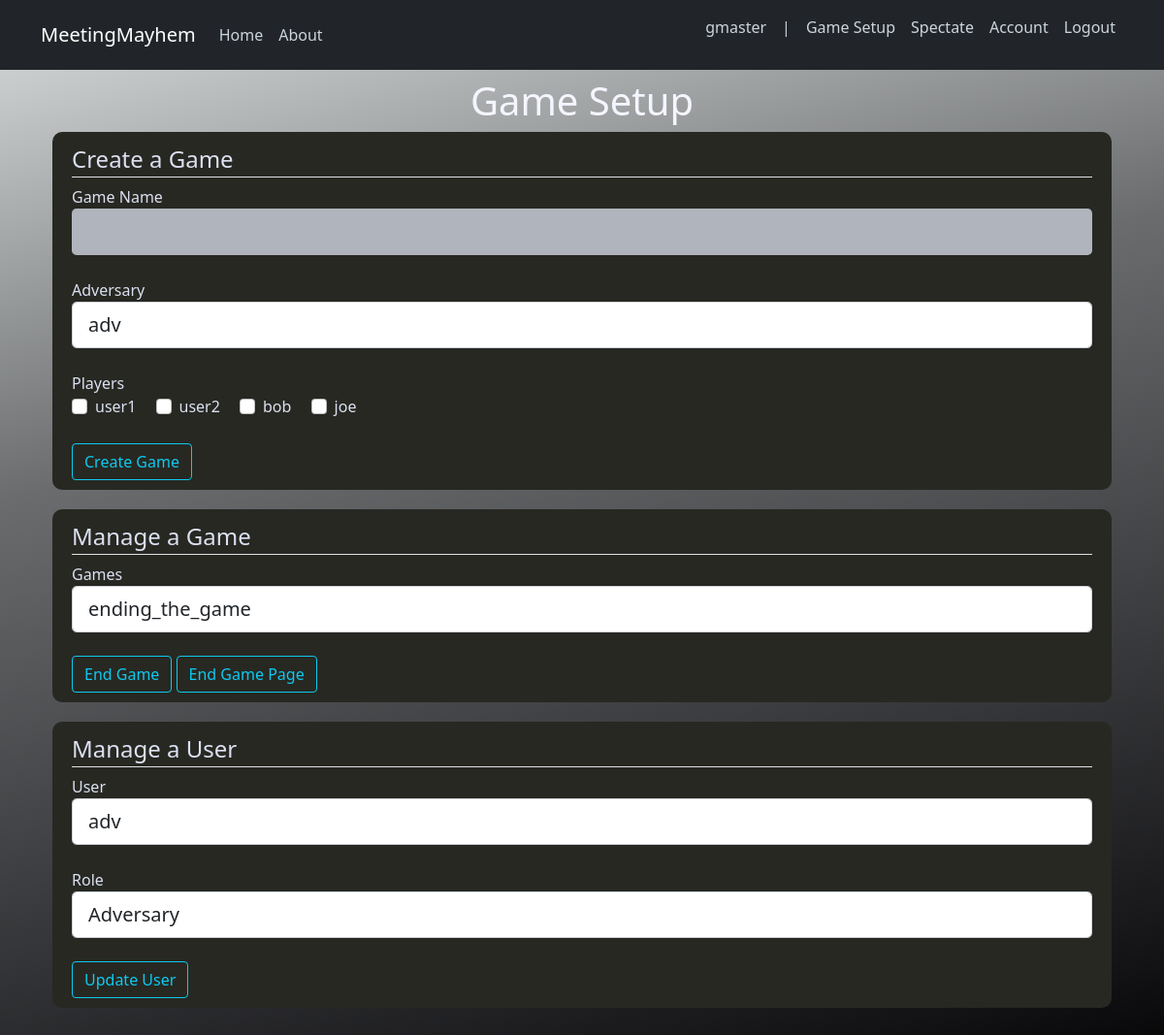
Page /game_setup (signed in) on the earlier database version.
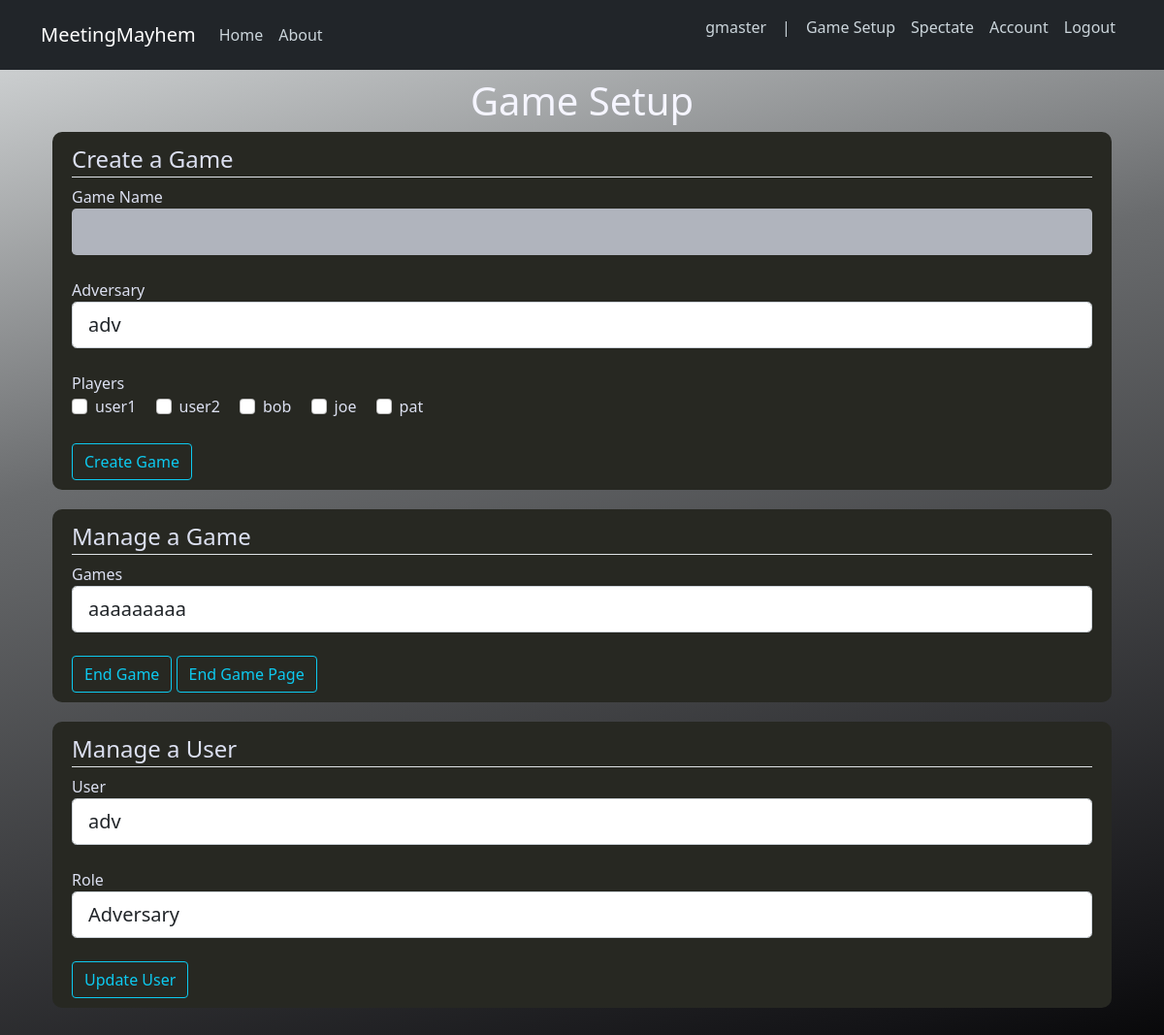
Same page on the later database version.
### MeetingMayhem/models.py (models this page shows, shortened)
class User(db.Model, UserMixin):
    id = db.Column(db.Integer, primary_key=True)
    username = db.Column(db.String(20), unique=True, nullable=False)
    email = db.Column(db.String(120), unique=True, nullable=False)
    password = db.Column(db.String(60), nullable=False)
    role = db.Column(db.Integer, nullable=False) #dictates what role the account is
    game = db.Column(db.Integer, db.ForeignKey('game.id'), nullable=True)
    """
    roles: 1 - admin, 2 - GM, 3 - adversary, 4 - user, 5 - spectator, 6 - inactive
    admin: is able to changes the roles of the users incase we need to do this
    GM: game master, puts different users and adversaries into a specific game instance
    adversary: edits messages from users
    user: plays the game
    spectator: is able to see results for game, probably also messages for each round
    inactive: removed from game, unable to play
    we might also want to make a role thats both an adversary and a user at some point
    """

### MeetingMayhem/routes.py (the view, shortened to what this page needs)
@app.route('/game_setup', methods=['GET', 'POST']) #POST is enabled here so that users can give the website information to create messages with
@login_required #requires the user to be logged in
def game_setup():
	if current_user.role != 2: #if the user isn't a game master
		flash(f'Your permissions are insufficient to access this page.', 'danger') #flash error message
		return render_template('home.html', title='Home') #display the home page when they try to access this page directly.
	mng_form = GMManageGameForm()
	setup_form = GMSetupGameForm()
	usr_form = GMManageUserForm()
	is_mng_submit = mng_form.end_game.data
	is_end_game_page_submit = mng_form.end_game_page.data
	is_setup_submit = setup_form.create_game.data
	is_usr_form = usr_form.update.data
	users = User.query.filter_by(role=4).all()
	usernames = []
	for user in users:
		usernames.append(user.username)
	if is_end_game_page_submit and mng_form.validate():
		game = Game.query.filter_by(name=mng_form.game.data.name).first()
		game.end_result = "testing"
		db.session.commit()
		socketio.emit('end_game',broadcast=True)
		flash(f'The game has been brought to the end game page.', 'success')
	return render_template('game_setup.html', title='Game Setup', mng_form=mng_form, setup_form=setup_form, usr_form=usr_form, usernames=usernames)

### MeetingMayhem/forms.py (shortened to what this page needs)
class GMManageGameForm(FlaskForm):
	game = QuerySelectField(u'Games', query_factory=getGameFactory(['id', 'name']), get_label='name', validators=[DataRequired()])
	end_game = SubmitField('End Game') #ends the game completely
	end_game_page = SubmitField('End Game Page') #brings the game to the end of game page, used for testing

class GMSetupGameForm(FlaskForm):
	name = StringField('Game Name', validators=[DataRequired()])
	adversary = QuerySelectField(u'Adversary', query_factory=getAdversaryFactory(['id', 'username']), get_label='username', validators=[DataRequired()])
	create_game = SubmitField('Create Game')

### MeetingMayhem/models.py (called while the page is built)
@login_manager.user_loader #tells login manager that this is the user loader function
def load_user(user_id):
    return User.query.get(int(user_id))

def getAdversary(columns=None):
    adv = User.query.filter_by(role=3)
    if columns:
        adv = adv.options(orm.load_only(*columns))
    return adv

def getNonGMUsers(columns=None):
    adv = User.query.filter(User.role.__gt__(2))
    if columns:
        adv = adv.options(orm.load_only(*columns))
    return adv

def getGame(columns=None):
    game = Game.query.filter_by(is_running=True)
    if columns:
        game = game.options(orm.load_only(*columns))
    return game

### MeetingMayhem/templates/game_setup.html (shortened to what this page needs)
{% extends "layout.html" %}
{% block content %}
    <h1 style="text-align:center;">Game Setup</h1>
    <div class="content-section">
        <form method="POST" action="">
            <fieldset class="form-group">
                <legend class="border-bottom mb4">Create a Game</legend>
                <div class="form-group">
                    {{ setup_form.name.label(class="form-control-label") }}
                    {% if setup_form.name.errors %}
                        {{ setup_form.name(class="form-control form-control-lg is-invalid") }}
                        <div class="invalid-feedback">
                            {% for errors in setup_form.name.errors %}
                                <span>{{ errors }}</span>
                            {% endfor %}
                        </div>
                    {% else %}
                        {{ setup_form.name(class="form-control form-control-lg") }}
                    {% endif %}
                </div> <br/>
                <div class="form-group">
                    {{ setup_form.adversary.label(class="form-control-label") }}
                    {% if setup_form.adversary.errors %}
                        {{ setup_form.adversary(class="form-control form-control-lg is-invalid") }}
                        <div class="invalid-feedback">
                            {% for errors in setup_form.adversary.errors %}
                                <span>{{ errors }}</span>
                            {% endfor %}
                        </div>
                    {% else %}
                        {{ setup_form.adversary(class="form-control form-control-lg") }}
                    {% endif %}
                </div> <br/>
                <div id="players_game_form" class="form-group">
                <label class="form-control-label" for="name">Players</label> <br/>
                {% for username in usernames %}
                    <div class="form-check form-check-inline">
                        <input class="form-check-input" type="checkbox" id="inlineCheckbox1" name="players" value="{{ username }}, ">
                        <label class="form-check-label" for="inlineCheckbox1">{{ username }}</label>
                    </div>
                {% endfor %}
                </div> <br/>
            </fieldset>
            <div class="form-group">
                {{ setup_form.create_game(class="btn btn-outline-info") }}
            </div>
        </form>
    </div>
    <div class="content-section">
        <form method="POST" action="">
            <fieldset class="form-group">
                <legend class="border-bottom mb4">Manage a Game</legend>
                <div class="form-group">
                    {{ mng_form.game.label(class="form-control-label") }}
                    {% if mng_form.game.errors %}
                        {{ mng_form.game(class="form-control form-control-lg is-invalid") }}
                        <div class="invalid-feedback">
                            {% for errors in mng_form.game.errors %}
                                <span>{{ errors }}</span>
                            {% endfor %}
                        </div>
                    {% else %}
                        {{ mng_form.game(class="form-control form-control-lg") }}
                    {% endif %}
                </div> <br/>
            </fieldset>
            <div class="form-group">
                {{ mng_form.end_game(class="btn btn-outline-info") }}
                {{ mng_form.end_game_page(class="btn btn-outline-info") }}
            </div>
        </form>
    </div>
    <div id="manage_user_form" class="content-section">
        <form method="POST" action="">
            <fieldset class="form-group">
                <legend class="border-bottom mb4">Manage a User</legend>
                <div class="form-group">
                    {{ usr_form.user.label(class="form-control-label") }}
                    {% if usr_form.user.errors %}
                        {{ usr_form.user(class="form-control form-control-lg is-invalid") }}
                        <div class="invalid-feedback">
                            {% for errors in usr_form.user.errors %}
                                <span>{{ errors }}</span>
                            {% endfor %}
                        </div>
                    {% else %}
                        {{ usr_form.user(class="form-control form-control-lg") }}
                    {% endif %}
                </div> <br/>
                <div class="form-group">
                    {{ usr_form.role.label(class="form-control-label") }}
                    {% if usr_form.role.errors %}
                        {{ usr_form.role(class="form-control form-control-lg is-invalid") }}
                        <div class="invalid-feedback">
                            {% for errors in usr_form.role.errors %}
                                <span>{{ errors }}</span>
                            {% endfor %}
                        </div>
                    {% else %}
                        {{ usr_form.role(class="form-control form-control-lg") }}
                    {% endif %}
                </div> <br/>
            </fieldset>
            <div class="form-group">
                {{ usr_form.update(class="btn btn-outline-info") }}
            </div>
        </form>
    </div>
{% endblock content %}

### MeetingMayhem/templates/layout.html (shortened to what this page needs)
<!DOCTYPE html>
<html>
<head>
    <link href="https://cdn.jsdelivr.net/npm/bootstrap@5.0.0/dist/css/bootstrap.min.css" rel="stylesheet">
	<link rel="stylesheet" type="text/css" href="{{ url_for('static', filename='main.css') }}">
</head>
<body>
    <header class="site-header">
        <nav class="navbar navbar-expand-md navbar-dark bg-dark fixed-top">
            <div class="container">
            <a class="navbar-brand mr-4" href="/">MeetingMayhem</a>
            <div class="collapse navbar-collapse" id="navbarToggle">
                <div class="navbar-nav mr-auto">
                <a class="nav-item nav-link" href="{{ url_for('home') }}">Home</a>
                <a class="nav-item nav-link" href="{{ url_for('about') }}">About</a>
                </div>
                <div class="navbar-nav ms-auto">
                    {% if current_user.is_authenticated %}
                        <p class="nav-item nav-link" >{{ current_user.username }}</p>
                        <p class="nav-item nav-link">|</p>
                        {% if current_user.role == 2 %}
                        <a class="nav-item nav-link" href="{{ url_for('game_setup') }}">Game Setup</a>
                        <a class="nav-item nav-link" href="{{ url_for('spectate_game') }}">Spectate</a>
                        {% endif %}
                        <a class="nav-item nav-link" href="{{ url_for('account') }}">Account</a>
                        <a class="nav-item nav-link" href="{{ url_for('logout') }}">Logout</a>
                    {% else %}
                        <a class="nav-item nav-link" href="{{ url_for('login') }}">Login</a>
                        <a class="nav-item nav-link" href="{{ url_for('register') }}">Register</a>
                    {% endif %}
                </div>
            </div>
            </div>
        </nav>
    </header>
    <main role="main" class="container" style="width:100%;">
    <div class="row" style="width:100%;margin:auto;">
        <div style="width:100%;">
        {% block content %}{% endblock %}
        </div>
    </div>
    <div>
        <br><br><br>
    </div>
    </main>
</body>
</html>

### MeetingMayhem/static/main.css (style rules this page uses)
html { height:100%; }
body { background: rgb(0,0,0); background: linear-gradient(346deg, rgba(0,0,0,1) 0%, rgba(10,10,47,1) 15%, rgba(86,103,131,1) 67%, rgba(190,230,245,1) 100%); color: #444; margin-top: 5rem; background-attachment: fixed; }
h1, h2, h3, h4, h5, h6 { color: white; }
.site-header .navbar-nav .nav-link { color: #cbd5db; }
.content-section { background: #888888; padding: 10px 20px; border: 1px solid #dddddd; border-radius: 3px; margin-bottom: 20px; }

### MeetingMayhem/templates/layout.html (style rules this page uses)
body { background: rgb(0,0,0); background: linear-gradient(346deg, rgba(0,0,0,1) 0%, rgb(19, 19, 22) 10%, rgb(106, 108, 110) 64%, rgb(219, 222, 223) 100%); color: #444; margin-top: 5rem; background-attachment: fixed; color:#dce0f1; }
h1, h2, h3, h4, h5, h6 { color: #f5f5ff; }
.content-section { background: #272822; padding: 10px 20px; border:none; border-radius: 10px; margin-bottom: 20px; }
input[type=text], select { background-color:#b0b4bd; border:none; }

Differences in the rows shown:
added User: username "pat"
Other differences:
form field game: "ending_the_game" → "aaaaaaaaa"
